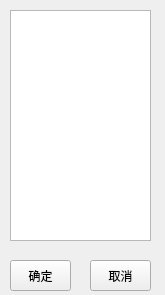
<?xml version="1.0" encoding="UTF-8"?>
<ui version="4.0">
 <class>ShareFile</class>
 <widget class="QWidget" name="ShareFile">
  <property name="geometry">
   <rect>
    <x>0</x>
    <y>0</y>
    <width>165</width>
    <height>295</height>
   </rect>
  </property>
  <property name="windowTitle">
   <string>Form</string>
  </property>
  <widget class="QListWidget" name="online_frient_list">
   <property name="geometry">
    <rect>
     <x>10</x>
     <y>10</y>
     <width>141</width>
     <height>231</height>
    </rect>
   </property>
   <property name="font">
    <font>
     <pointsize>16</pointsize>
     <weight>75</weight>
     <bold>true</bold>
    </font>
   </property>
  </widget>
  <widget class="QPushButton" name="confirm">
   <property name="geometry">
    <rect>
     <x>10</x>
     <y>260</y>
     <width>61</width>
     <height>31</height>
    </rect>
   </property>
   <property name="text">
    <string>确定</string>
   </property>
  </widget>
  <widget class="QPushButton" name="cancel">
   <property name="geometry">
    <rect>
     <x>90</x>
     <y>260</y>
     <width>61</width>
     <height>31</height>
    </rect>
   </property>
   <property name="text">
    <string>取消</string>
   </property>
  </widget>
 </widget>
 <resources/>
 <connections/>
</ui>
